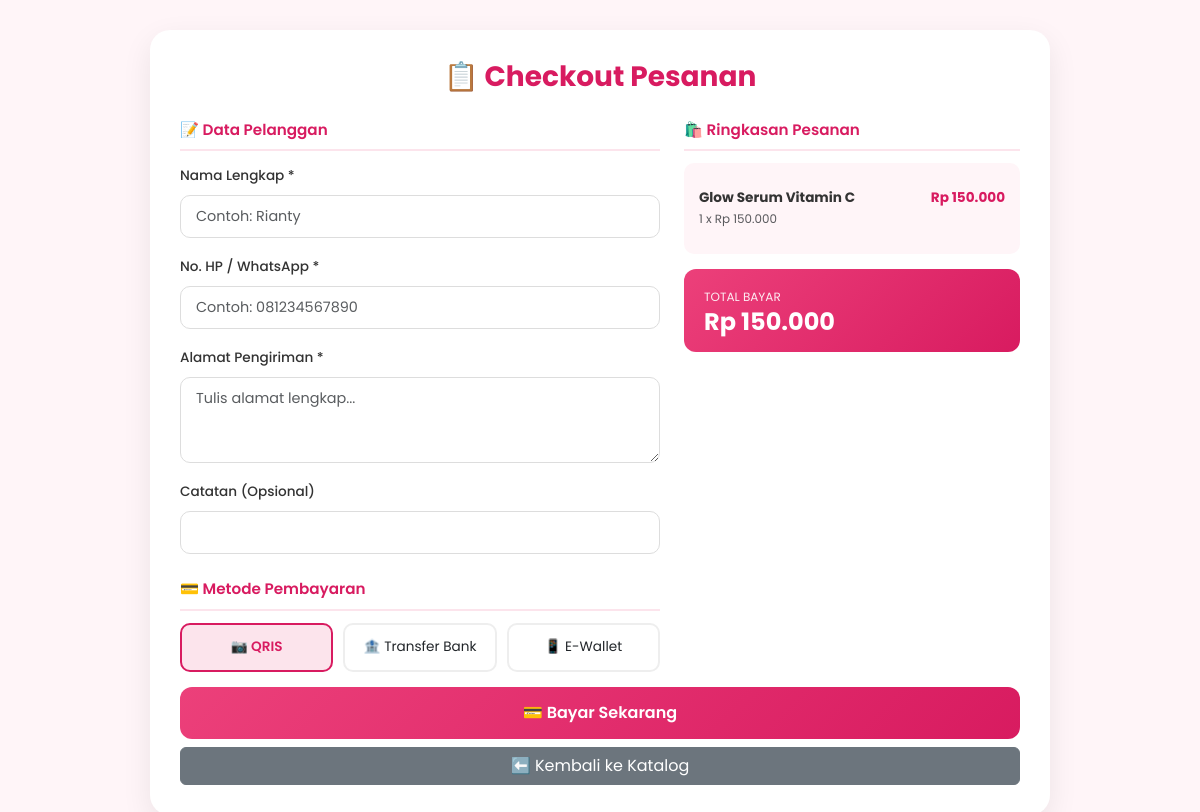
The app's page /public/checkout.php?id=5 with its own data.
### tables this page shows
CREATE TABLE `barang` (
  `id_barang` int(11) NOT NULL,
  `nama_barang` varchar(150) NOT NULL,
  `kategori` varchar(50) DEFAULT NULL,
  `harga` decimal(12,2) NOT NULL,
  `stok` int(11) NOT NULL,
  `gambar` varchar(255) DEFAULT NULL,
  `deskripsi` text DEFAULT NULL,
  `created_at` timestamp NOT NULL DEFAULT current_timestamp()
);

### config/helper.php (called while the page is built, shortened)
<?php
function rupiah($angka) {
    return "Rp " . number_format($angka, 0, ',', '.');
}
?>

### public/checkout.php (the view, shortened to what this page needs)
<?php
require_once '../config/koneksi.php';
require_once '../config/helper.php';
if (isset($_GET['id']) && !empty($_GET['id'])) {
    $id_barang = $_GET['id'];
    $q = mysqli_query($koneksi, "SELECT * FROM barang WHERE id_barang = '$id_barang' AND stok > 0");
    $keranjang = [$id_barang => 1];
} else {
    $keranjang = isset($_SESSION['keranjang']) ? $_SESSION['keranjang'] : [];
    if (empty($keranjang)) {
        header("Location: katalog.php");
        exit;
    }
}
$items = [];
$total = 0;
foreach ($keranjang as $id_barang => $jumlah) {
    $q = mysqli_query($koneksi, "SELECT * FROM barang WHERE id_barang = '$id_barang'");
    $b = mysqli_fetch_assoc($q);
    if ($b) {
        $subtotal = $b['harga'] * $jumlah;
        $total += $subtotal;
        $items[] = [
            'id_barang' => $b['id_barang'],
            'nama_barang' => $b['nama_barang'],
            'kategori' => $b['kategori'],
            'harga' => $b['harga'],
            'jumlah' => $jumlah,
            'subtotal' => $subtotal
        ];
    }
}
?>
<!DOCTYPE html>
<html lang="id">
<head>
    <link href="https://cdn.jsdelivr.net/npm/bootstrap@5.3.0/dist/css/bootstrap.min.css" rel="stylesheet">
</head>
<body>
<div class="container">
    <div class="checkout-card">
        <h3>📋 Checkout Pesanan</h3>
        <form action="proses_checkout.php" method="POST">
            <div class="row">
                <div class="col-md-7">
                    <div class="section-title">📝 Data Pelanggan</div>
                    <div class="mb-3">
                        <label class="form-label">Nama Lengkap *</label>
                        <input type="text" name="nama" class="form-control" placeholder="Contoh: Rianty" required>
                    </div>
                    <div class="mb-3">
                        <label class="form-label">No. HP / WhatsApp *</label>
                        <input type="text" name="no_hp" class="form-control" placeholder="Contoh: 081234567890" required>
                    </div>
                    <div class="mb-3">
                        <label class="form-label">Alamat Pengiriman *</label>
                        <textarea name="alamat" class="form-control" rows="3" placeholder="Tulis alamat lengkap..." required></textarea>
                    </div>
                    <div class="mb-3">
                        <label class="form-label">Catatan (Opsional)</label>
                        <input type="text" name="catatan" class="form-control" placeholder="">
                    </div>
                    <div class="section-title mt-4">💳 Metode Pembayaran</div>
                    <div class="metode-option">
                        <label for="qris">📷 QRIS</label>
                        <label for="transfer">🏦 Transfer Bank</label>
                        <label for="ewallet">📱 E-Wallet</label>
                    </div>
                </div>
                <div class="col-md-5">
                    <div class="section-title">🛍️ Ringkasan Pesanan</div>
                    <div style="background: #fff5f8; padding: 15px; border-radius: 10px;">
                        <?php foreach ($items as $item): ?>
                        <div class="produk-list-item">
                            <div>
                                <b><?= htmlspecialchars($item['nama_barang']); ?></b><br>
                                <small class="text-muted"><?= $item['jumlah']; ?> x <?= rupiah($item['harga']); ?></small>
                            </div>
                            <div class="subtotal"><?= rupiah($item['subtotal']); ?></div>
                        </div>
                        <?php endforeach; ?>
                    </div>
                    <div class="total-box">
                        <div>
                            <small>TOTAL BAYAR</small>
                            <h4><?= rupiah($total); ?></h4>
                        </div>
                    </div>
                </div>
            </div>
            <button type="submit" class="btn-bayar">💳 Bayar Sekarang</button>
            <a href="katalog.php" class="btn btn-secondary w-100 mt-2">⬅️ Kembali ke Katalog</a>
        </form>
    </div>
</div>
</body>
</html>

### public/checkout.php (style rules this page uses)
* { font-family: 'Poppins', sans-serif; }
body { background: #fff5f8; padding: 30px 15px; }
.checkout-card { border: none; border-radius: 20px; box-shadow: 0 10px 30px rgba(0,0,0,0.08); max-width: 900px; margin: auto; background: white; padding: 30px; }
.checkout-card h3 { color: #d81b60; font-weight: bold; text-align: center; margin-bottom: 25px; }
.section-title { color: #d81b60; font-weight: 600; font-size: 0.95rem; margin-bottom: 12px; padding-bottom: 8px; border-bottom: 2px solid #fce4ec; }
.form-label { font-weight: 500; font-size: 0.85rem; color: #333; }
.form-control { font-size: 0.9rem; padding: 10px 15px; border-radius: 10px; border: 1px solid #ddd; }
.produk-list-item { padding: 10px 0; border-bottom: 1px solid #f5f5f5; display: flex; justify-content: space-between; font-size: 0.85rem; }
.produk-list-item:last-child { border-bottom: none; }
.produk-list-item b { color: #333; }
.produk-list-item .subtotal { color: #d81b60; font-weight: bold; }
.total-box { background: linear-gradient(135deg, #ec407a, #d81b60); color: white; padding: 15px 20px; border-radius: 12px; display: flex; justify-content: space-between; align-items: center; margin-top: 15px; }
.total-box small { font-size: 0.75rem; opacity: 0.9; }
.total-box h4 { margin: 0; font-weight: bold; }
.metode-option { display: flex; gap: 10px; flex-wrap: wrap; }
.metode-option label { flex: 1; min-width: 120px; padding: 12px; border: 2px solid #eee; border-radius: 10px; text-align: center; cursor: pointer; font-size: 0.85rem; transition: all 0.3s; }
.metode-option input[type="radio"]:checked + label { border-color: #d81b60; background: #fce4ec; color: #d81b60; font-weight: 600; }
.btn-bayar { background: linear-gradient(135deg, #ec407a, #d81b60); color: white; border: none; border-radius: 12px; padding: 14px; font-weight: 600; font-size: 1rem; width: 100%; margin-top: 15px; }

### records on screen
barang: nama_barang "Glow Serum Vitamin C", jumlah "1", harga "Rp 150.000", subtotal "Rp 150.000"

### other values on screen
rupiah($total) "Rp 150.000"
